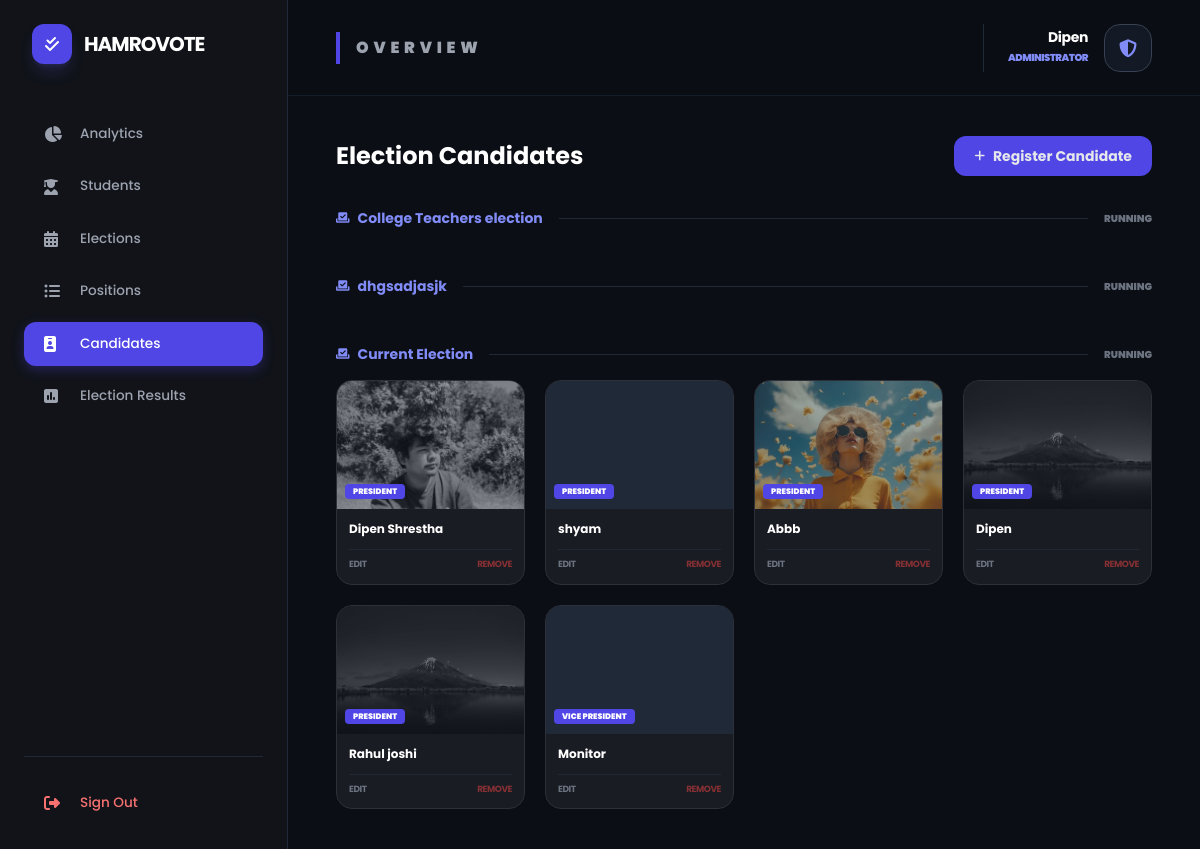
The page /candidates/ (signed in) on the database as committed earlier.
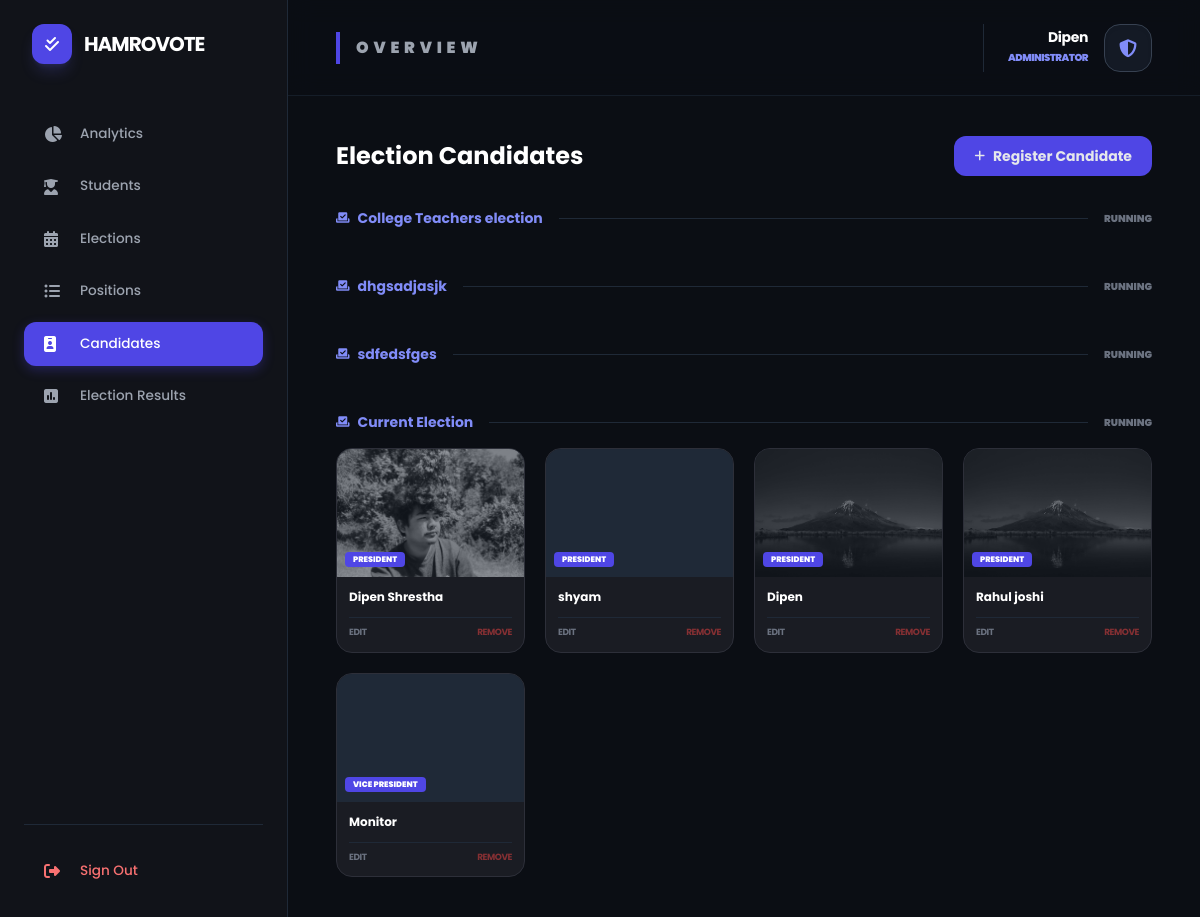
The same page on the database as committed later.
### voter/models.py (models this page shows, shortened)
class Election(models.Model):
    title = models.CharField(max_length=200)
    description = models.TextField(blank=True, null=True)
    start_date = models.DateTimeField()
    end_date = models.DateTimeField()
    is_active = models.BooleanField(default=True)
    created_at = models.DateTimeField(auto_now_add=True)
    @property
    def status(self):
        now = timezone.now()
        if not self.is_active:
            return "Disabled"
        if now < self.start_date:
            return "Upcoming"
        elif now > self.end_date:
            return "Closed"
        return "Running"
    class Meta:
        ordering = ['-start_date']

class Candidate(models.Model):
    position = models.ForeignKey(Position, on_delete=models.CASCADE, related_name='candidates')
    name = models.CharField(max_length=100)
    bio = models.TextField()
    manifesto = models.TextField()
    photo = models.ImageField(upload_to='candidates/', blank=True, null=True)
    is_active = models.BooleanField(default=True)
    created_at = models.DateTimeField(auto_now_add=True)

class Position(models.Model):
    election = models.ForeignKey(Election, on_delete=models.CASCADE, related_name='positions')
    title = models.CharField(max_length=100)
    description = models.TextField(blank=True, null=True)
    order = models.IntegerField(default=0)
    class Meta:
        ordering = ['order']

### dashboard/views.py (the view, shortened to what this page needs)
# urls.py: path('candidates/', views.manage_candidates, name='manage_candidates'),
@staff_member_required
def manage_candidates(request):
    elections = Election.objects.all().order_by('-start_date')
    return render(request, 'manage_candidates.html', {'elections': elections})

### dashboard/templates/manage_candidates.html (shortened to what this page needs)
{% extends 'dashboard/base.html' %}
{% block content %}
<div class="w-full px-2 space-y-8">
    <div class="flex justify-between items-center">
        <h1 class="text-2xl font-bold text-white">Election Candidates</h1>
        <button onclick="document.getElementById('addModal').classList.remove('hidden')" class="bg-indigo-600 hover:bg-indigo-700 px-5 py-2.5 rounded-xl font-bold transition flex items-center text-sm">
            <i class="fas fa-plus mr-2 text-xs"></i> Register Candidate
        </button>
    </div>
    {% for election in elections %}
    <div class="space-y-4">
        <div class="flex items-center gap-4">
            <h2 class="text-sm font-bold text-indigo-400 flex items-center whitespace-nowrap">
                <i class="fas fa-vote-yea mr-2 text-xs"></i> {{ election.title }}
            </h2>
            <div class="h-[1px] flex-1 bg-gray-800"></div>
            <span class="text-[10px] font-black uppercase text-gray-500 whitespace-nowrap">{{ election.status }}</span>
        </div>
        <div class="grid grid-cols-1 sm:grid-cols-2 md:grid-cols-3 lg:grid-cols-4 xl:grid-cols-5 gap-5">
            {% for position in election.positions.all %}
                {% for c in position.candidates.all %}
                <div class="card overflow-hidden group">
                    <div class="h-32 bg-gray-800 relative">
                        {% if c.photo %}<img src="{{ c.photo.url }}" class="w-full h-full object-cover opacity-60 group-hover:scale-105 transition-transform duration-500">{% endif %}
                        <div class="absolute bottom-2 left-2">
                            <span class="bg-indigo-600 text-white text-[8px] font-black px-2 py-0.5 rounded uppercase">{{ position.title }}</span>
                        </div>
                    </div>
                    <div class="p-3">
                        <h3 class="font-bold text-white text-xs truncate">{{ c.name }}</h3>
                        <div class="flex justify-between items-center mt-3 pt-2 border-t border-gray-800">
                            <a href="{% url 'dashboard:edit_candidate' c.id %}" class="text-gray-500 hover:text-white text-[9px] font-bold uppercase tracking-tighter transition">Edit</a>
                            <a href="{% url 'dashboard:delete_candidate' c.id %}" onclick="return confirm('Remove?')" class="text-red-500/50 hover:text-red-400 text-[9px] font-bold uppercase tracking-tighter transition">Remove</a>
                        </div>
                    </div>
                </div>
                {% endfor %}
            {% endfor %}
        </div>
    </div>
    {% endfor %}
</div>
{% endblock %}

Rows that differ between the two databases and show on the page:
removed Candidate: photo (picture), {{ position.title }} "PRESIDENT", name "Abbb", shown under Position "PRESIDENT"
added Election: title "sdfedsfges", status "RUNNING"
